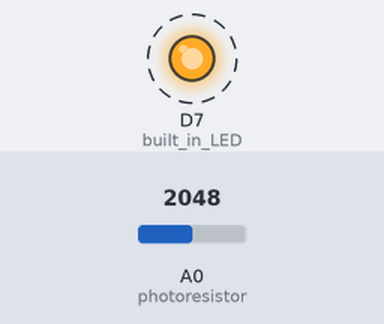
This sketch was run on a simulated Particle Photon. Shown: output pins drawn as LEDs (lit = HIGH). Dashed ring = blinking. The test bench sets the inputs (shaded band); at power-on: A0 (photoresistor) = 2048. What the sketch prints to the serial monitor is not drawn.

Above: at 0.5 s.
Timing chart, 0 to 4.6 s (numbered marks = the images above):
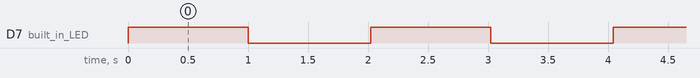

The sketch:

photon_light_data_average.ino
```cpp
int photoresistor = A0; // This is where your photoresistor is plugged in.
int analogValue = 0; // Here we are declaring the integer variable analogvalue, which we will use later to store the value of the photoresistor.
int averageValue = 0;
int averageLoops = 10;

void setup() {
    pinMode(photoresistor,INPUT);  // Our photoresistor pin is input (reading the photoresistor)
    pinMode(D7,OUTPUT);    //built in LED
    // We are going to declare a Particle.variable() here so that we can access the value of the photoresistor from the cloud.
    Particle.variable("analogvalue", analogValue);
}

void loop() {

   for (int i=0; i<averageLoops; i++){  //collect data a certain number of times
    // check to see what the value of the photoresistor is and store it in the int variable analogvalue
        digitalWrite(D7,HIGH);
        analogValue = analogRead(A0);
        averageValue+=analogValue;
        delay(100);
    }

    digitalWrite(D7,LOW);

    averageValue=averageValue/averageLoops;     //divide to get average
    Serial.println(averageValue);

    String photoresistor = String(averageValue);   //store analogvalue as a String variable to publish
    Particle.publish("sensor value", photoresistor);   //publish the name of the event and the value of the sensor

    delay(1000);
}
```

Measured:
- by itself, D7 (built_in_LED): alternates HIGH for 1.0 s and LOW for 1.0 s
